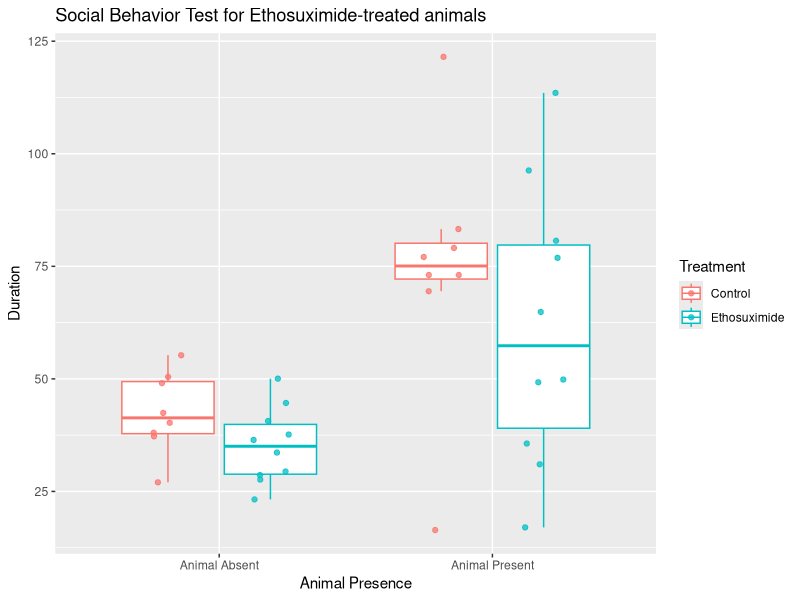
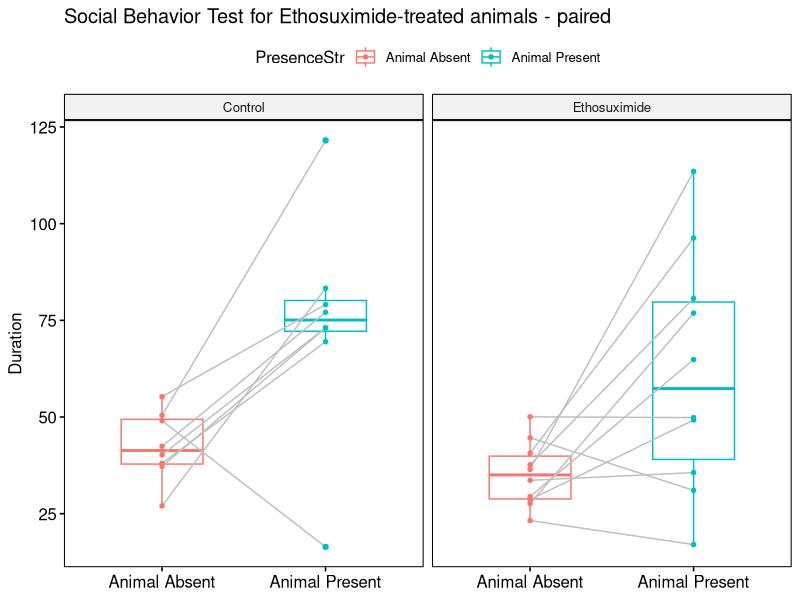
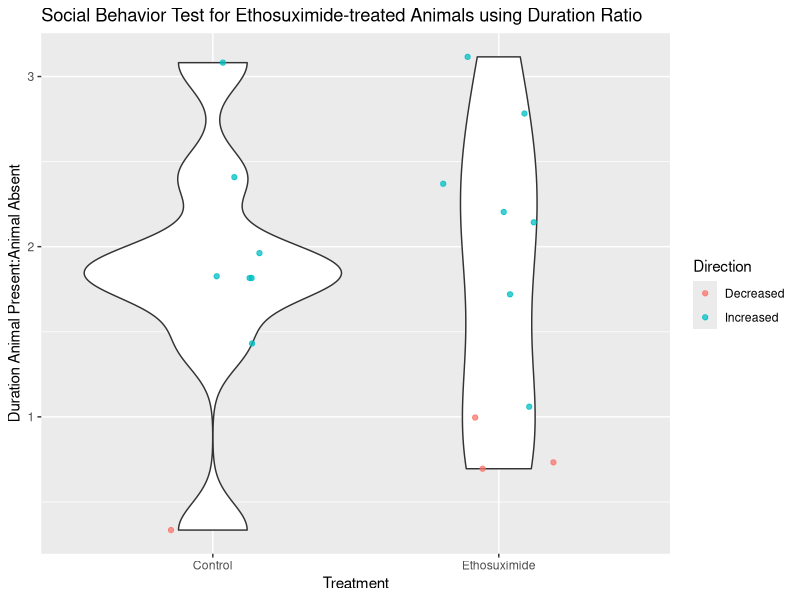
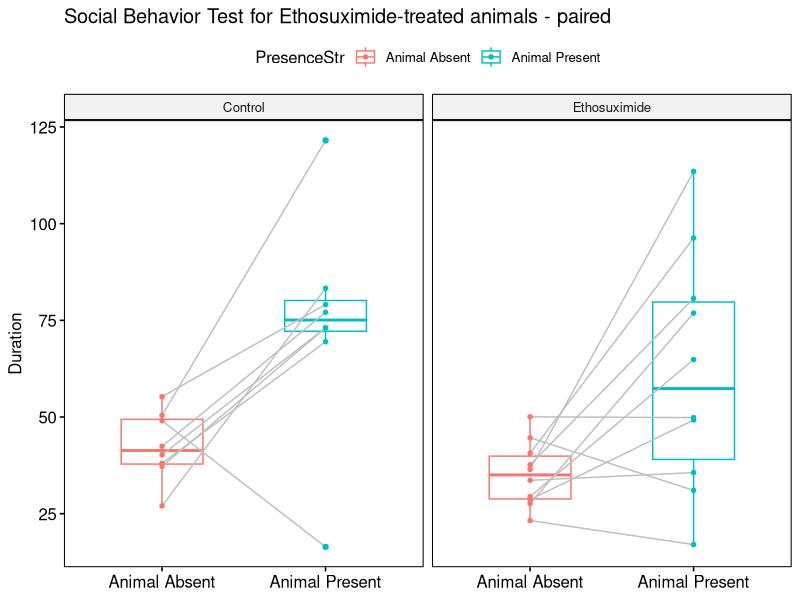
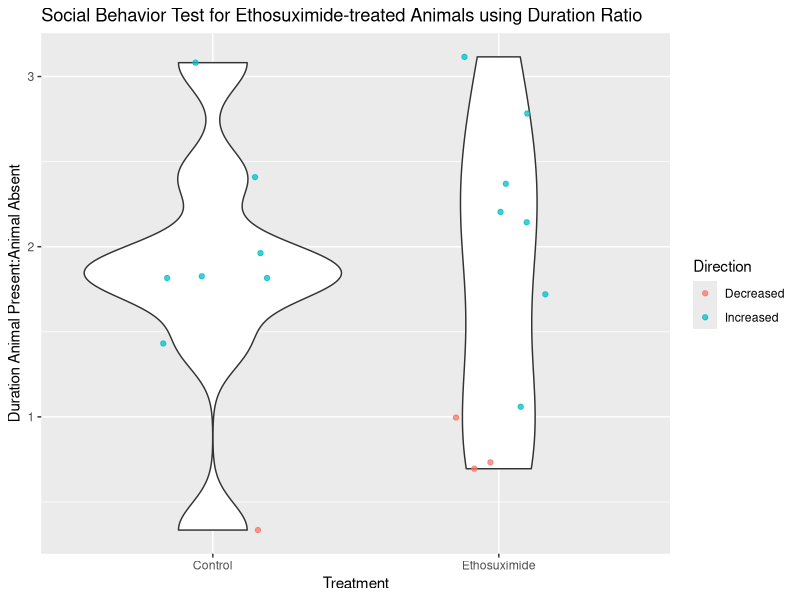

The R source for these figures, in order:
## ---- chunk 1
# Print all code
knitr::opts_chunk$set(echo = TRUE)


# Define parameters
header <- c("Trial", "Sex", "Treatment", "Tag", 
            "Animal Presence", "Distance moved:Center-point",
            "In zone:object 1 boundary zone/Nose-point:Duration", 
            "In zone_1:object 1 boundary zone/Nose-point:Frequency", 
            "In zone_2:object 1 boundary zone/Nose-point:Latency to first",
            "In zone_3:object 1 boundary zone/Center-point:Duration", 
            "In zone_4:object 1 boundary zone/Center-point:Frequency", 
            "In zone_5:object 1 boundary zone/Center-point:Latency to first",
            "Velocity/Center-point:Mean")
## ---- chunk 2
# tidyverse includes the packages readr, dplyr, ggPlot ... etc.
library(tidyverse)

# ggbeeswarm includes geom_beeswarm()
library(ggbeeswarm)

# broom includes tidy()
library(broom)

# ggplots
library(ggplot2)

# ggpubr for paired ggplots
library(ggpubr)

## ---- chunk 3
# Import social data
socialRaw <- read_csv("Analysis Output-AV Social Duration.csv", skip = 4, 
                            col_names = header)
# Look at social data
socialRaw

## ---- chunk 4
# Import injections data
socialInjectionsDataRaw <- read_csv("Social Injections Data.csv", n_max = 20)

# Take a look at the social injections data
socialInjectionsDataRaw
## ---- chunk 5
# Create a dictionary for Treatment
treatmentTypeTable <- read_csv("Treatment Dictionary.csv")

# Display the table
treatmentTypeTable
## ---- chunk 6
# Create a dictionary for Animal Presence
animalPresenceTypeTable <- read_csv("Animal Presence Dictionary.csv")

# Display the table
animalPresenceTypeTable
## ---- chunk 7
# Rearrange the data
socialExpanded <- 
    socialRaw %>% 
    full_join(treatmentTypeTable, by = "Treatment")  %>%
    full_join(animalPresenceTypeTable, by = "Animal Presence")  %>%
    mutate(DurationNosePoint = `In zone:object 1 boundary zone/Nose-point:Duration`) %>%
    mutate(DurationCenterPoint = `In zone_3:object 1 boundary zone/Center-point:Duration`) %>%
    mutate(TreatmentStr = factor(TreatmentStr)) %>%
    mutate(PresenceStr = factor(PresenceStr)) %>%
    mutate(AnimalIsPresent = `Animal Presence`) %>%
    mutate(AnimalIsNotPresent = 1 - `Animal Presence`) %>%
    mutate(TrialType = factor(`Animal Presence`))  %>%
    mutate(TrialTypeTreatment = interaction(TreatmentStr, TrialType, sep = "-"))
  

# Take a glimpse of all the variables in the data 
glimpse(socialExpanded)
## ---- chunk 8
# Select all but the 26th row
socialFiltered <- 
     socialExpanded %>% filter(Trial != 25, Trial != 26)


# Take a look at the data with rows filter
socialFiltered

## ---- chunk 9
# Compute a duration ratio
socialSummarized <- 
    socialFiltered %>% 
    group_by(Tag, TreatmentStr) %>% 
    summarise(DurationRatio = sum(DurationNosePoint * AnimalIsPresent) / 
                sum(DurationNosePoint * AnimalIsNotPresent)) %>% 
    mutate(Direction = if (DurationRatio > 1) "Increased" else "Decreased")

# Take a look at the duration ratio data
socialSummarized

## ---- chunk 10
# Select variables that will be analyzed
socialData <- 
    socialFiltered %>% 
    select(Trial, TrialType, Treatment = TreatmentStr, `Animal Presence`, PresenceStr, Sex, 
           DurationNosePoint, DurationCenterPoint, Tag, TrialTypeTreatment)

# Take a look at the data with columns filtered
socialData

## ---- chunk 11
# Compare two paired samples. Use ggpaired() [ggpubr] to create the paired box plot.
# ggpaired(socialData, x = "PresenceStr", y = "DurationNosePoint",
#          color = "Treatment", line.color = "gray", line.size = 0.4,
#          palette = "jco")+
#   stat_compare_means(paired = TRUE)
# 
# ```
# ``` {r, message = FALSE}
# p <- ggpaired(socialData, x = "PresenceStr", y = "DurationNosePoint",
#           color = "PresenceStr", palette = "jco", 
#           line.color = "gray", line.size = 0.4,
#           facet.by = "Treatment", short.panel.labs = FALSE)
# ```

durationPlot <-
    ggplot(socialData, aes(PresenceStr, DurationNosePoint, color = Treatment)) +
    labs(x = "Animal Presence", y = "Duration",
         title = "Social Behavior Test for Ethosuximide-treated animals")

durationPlot + geom_boxplot(outlier.alpha = 0) +
    geom_point(alpha = 0.75, position = position_jitterdodge(jitter.width = 0.3))

# p <- ggplot(socialData, aes(PresenceStr, DurationNosePoint )) +
#   geom_boxplot(aes(color = Treatment)) +
#   scale_color_manual(values = c("#00AFBB", "#E7B800"))
# #p + stat_compare_means(method = "t.test")
# p
## ---- chunk 12
#Pair the data to visualize the change between animal absent or present
ggpaired(socialData, x = "PresenceStr", y = "DurationNosePoint", id = "Tag",
  color = "PresenceStr", fill = "white", palette = "rainbow(6)", width = 0.5,
  point.size = 1.2, line.size = 0.5, line.color = "gray", title = "Social Behavior Test for Ethosuximide-treated animals - paired",
  xlab = FALSE, ylab = "Duration", facet.by = "Treatment")

ggsave("social_durationNosePoint_pairedboxplot.png")
## ---- chunk 13
#Pair the data to visualize the change with duration ratio and treatment
durationRatioPlot <-
    ggplot(socialSummarized, aes(TreatmentStr, DurationRatio)) +
           labs(x = "Treatment", y = "Duration Animal Present:Animal Absent",
           title = "Social Behavior Test for Ethosuximide-treated Animals using Duration Ratio")

durationRatioPlot + geom_violin() +
    geom_jitter(aes(color = Direction), alpha = 0.75, width = 0.2)

ggsave("social_durationratio_jitter and violin.png")
## ---- chunk 14
# Test the entire data set for normality
shapiro.test(socialData$DurationNosePoint)

# Test each data set for normality
tapply(socialData$DurationNosePoint, socialData$Treatment, shapiro.test)
## ---- chunk 15
# Apply the Wilcoxon rank-sum test (Mann-Whitney U test)
wTestResult <-
    wilcox.test(DurationNosePoint ~ Treatment, data = socialData)
wTestResult
## ---- chunk 16
var.test(DurationRatio ~ TreatmentStr, socialSummarized,
         alternative = "two.sided")

## ---- chunk 17
# Test the entire data set for normality
shapiro.test(socialSummarized$DurationRatio)

# Test each data set for normality
tapply(socialSummarized$DurationRatio, socialSummarized$TreatmentStr, shapiro.test)
## ---- chunk 18
# Apply the Welch Two Sample t-test
tTestResult <-
    t.test(DurationRatio ~ TreatmentStr, data = socialSummarized)
tTestResult

## ---- chunk 19
#Old Code
# Select duration of animal presence or absence
# animalPresent <-
#       socialData$DurationNosePoint~PresenceStr
# 
# collist <- c("PresenceStr")
# sel <-apply(socialData[,collist],1,function(row) "Animal Present" %in% row)
# 
# filteredPresent <- socialData[sel,]
# filteredPresent
# 
# # animalPresent <- socialData %>% pull(DurationNosePoint.filteredPresent)
# # %>% filter(DurationNosePoint, PresenceStr == "Animal Present")
# 
# 
# # Take a look at the data with rows filter
# animalPresent
# 
# # Select duration of animalabsence
# animalAbsent <- 
#      socialData %>% select(DurationNosePoint, "Animal Presence" = 0)
# 
# # Take a look at the data with rows filter
# animalAbsent
# 
# socialData %>%
#     mutate(DurationPresenceRatio = animalAbsent / animalPresent)
# 
# animalAbsent/animalPresent
